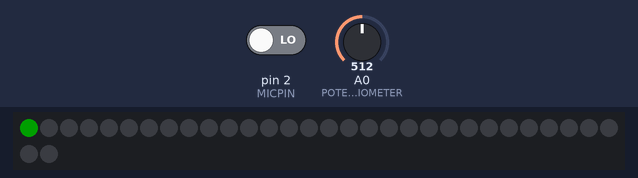
The sketch below on a simulated Arduino Uno, built with avr-gcc and run on an emulated ATmega328P. On the bench: 32 RGB LEDs in strip order, left to right, continuing on the next row. The test bench sets the inputs (shaded band); at power-on: A0 (POTENTIOMETER) = 512, pin 2 (MICPIN) LOW. Dim RGB values are drawn brighter than linear.

Above: at 1.2 s.
1.3 s: A0 (POTENTIOMETER) set to 692
2.8 s: A0 (POTENTIOMETER) set to 900
4.3 s: A0 (POTENTIOMETER) set to 1023
5.8 s: A0 (POTENTIOMETER) set to 122
7.3 s: pin 2 (MICPIN) driven HIGH
At 7.37 s:
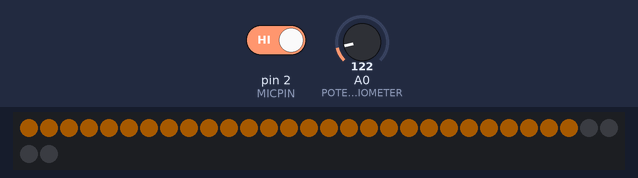
8.9 s: A0 (POTENTIOMETER) set to 0
At 9.6 s:
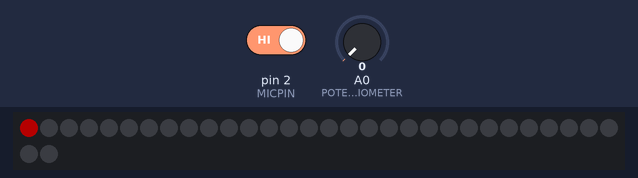
Timing chart, 0 to 11.4 s (numbered marks = the images above; inputs shaded):
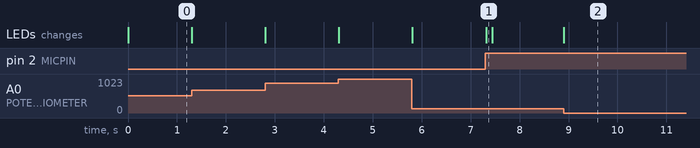

Measured:
- after the input at 7.3 s, the LEDs: change at once (image 1)
- after the input at 8.9 s, the LEDs: change at once (image 2)

The sketch:

audio_visualizer.ino
```cpp
#include <Adafruit_NeoPixel.h>

#define LEDPIN 6
#define MICPIN 2
#define POTENTIOMETER A0

uint32_t ledColorArray[8];
uint32_t color;
int potentiometer;
float brightness = 0.25;

Adafruit_NeoPixel leds = Adafruit_NeoPixel(32, LEDPIN, NEO_GRB + NEO_KHZ800);

void turnOn() {
  for (int i = 0; i < 8; i++) {
    ledColorArray[i] = color;
  }
}

void turnOff() {
  bool complete = false;
  for (int i = 7; i >= 0 && !complete; i--) {
    if (ledColorArray[i] != 0) {
      delay(15); //Pause so they do not turn off all at once
      ledColorArray[i] = 0;
      complete = true;
    }
  }
}

void setup() {
  leds.begin();
  leds.show();
  pinMode(MICPIN, INPUT);
  pinMode(POTENTIOMETER, INPUT);
  attachInterrupt(digitalPinToInterrupt(MICPIN), turnOn, RISING);
}

void loop() {
  for (int i = 0; i < 8; i++) {
    leds.setPixelColor(4 * i  , ledColorArray[i]);
    leds.setPixelColor(4 * i + 1, ledColorArray[i]);
    leds.setPixelColor(4 * i + 2, ledColorArray[i]);
    leds.setPixelColor(4 * i + 3, ledColorArray[i]);
  }
  leds.setPixelColor(0, color);
  leds.show();
  turnOff();
  potentiometer = analogRead(POTENTIOMETER);
  if (potentiometer < 341) {
    color = leds.Color(map(potentiometer, 0, 340, 255, 0) * brightness, map(potentiometer, 0, 340, 0, 255) * brightness, 0);
  }
  if (potentiometer >= 341 && potentiometer < 682) {
    color = leds.Color(0, map(potentiometer, 341, 681, 255, 0) * brightness, 0, map(potentiometer, 341, 681, 0, 255) * brightness);
  }
  if (potentiometer >= 682) {
    color = leds.Color(map(potentiometer, 682, 1023, 0, 255) * brightness, 0, map(potentiometer, 682, 1023, 255, 0) * brightness);
  }
}
```
